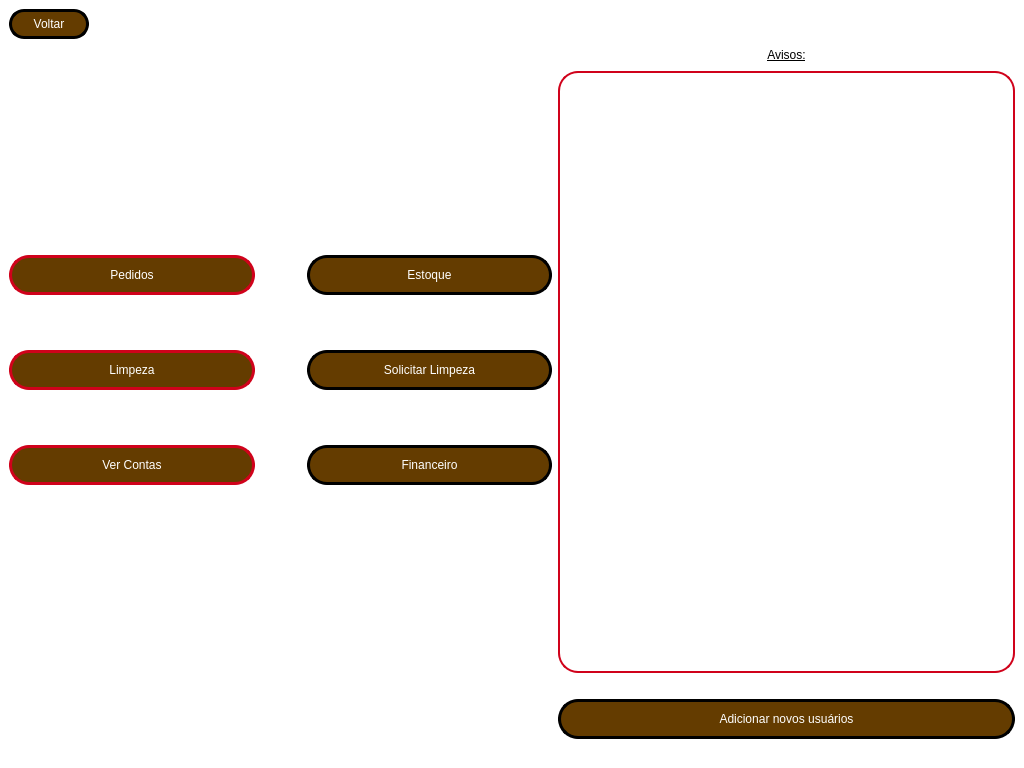
<?xml version="1.0" encoding="UTF-8"?>
<ui version="4.0">
 <class>gerente</class>
 <widget class="QMainWindow" name="gerente">
  <property name="geometry">
   <rect>
    <x>0</x>
    <y>0</y>
    <width>1024</width>
    <height>768</height>
   </rect>
  </property>
  <property name="minimumSize">
   <size>
    <width>1024</width>
    <height>768</height>
   </size>
  </property>
  <property name="windowTitle">
   <string>Gerente</string>
  </property>
  <property name="styleSheet">
   <string notr="true"/>
  </property>
  <widget class="QWidget" name="centralwidget">
   <property name="enabled">
    <bool>true</bool>
   </property>
   <property name="maximumSize">
    <size>
     <width>16777215</width>
     <height>16777215</height>
    </size>
   </property>
   <property name="styleSheet">
    <string notr="true">background-color: rgb(255, 255, 255);</string>
   </property>
   <layout class="QGridLayout" name="gridLayout_2">
    <item row="2" column="1">
     <spacer name="horizontalSpacer_5">
      <property name="orientation">
       <enum>Qt::Horizontal</enum>
      </property>
      <property name="sizeHint" stdset="0">
       <size>
        <width>30</width>
        <height>20</height>
       </size>
      </property>
     </spacer>
    </item>
    <item row="4" column="0" colspan="2">
     <layout class="QGridLayout" name="gridLayout">
      <property name="sizeConstraint">
       <enum>QLayout::SetMinAndMaxSize</enum>
      </property>
      <item row="3" column="2">
       <widget class="QPushButton" name="pushButton_6">
        <property name="minimumSize">
         <size>
          <width>0</width>
          <height>40</height>
         </size>
        </property>
        <property name="styleSheet">
         <string notr="true">QPushButton {
background-color: rgb(100, 60, 0);
font: 10pt &quot;Georgia&quot;;
border-radius: 20px;
color: rgb(255, 255, 255);
border: 3px solid #000000;
}

QPushButton::hover{
	background-color: rgb(80, 60, 0)
}

QPushButton::pressed {
	background-color: rgb(90, 10, 0)
}</string>
        </property>
        <property name="text">
         <string>Estoque</string>
        </property>
       </widget>
      </item>
      <item row="3" column="1">
       <spacer name="horizontalSpacer">
        <property name="orientation">
         <enum>Qt::Horizontal</enum>
        </property>
        <property name="sizeType">
         <enum>QSizePolicy::Fixed</enum>
        </property>
        <property name="sizeHint" stdset="0">
         <size>
          <width>40</width>
          <height>20</height>
         </size>
        </property>
       </spacer>
      </item>
      <item row="1" column="0" colspan="3">
       <widget class="QLabel" name="label_3">
        <property name="maximumSize">
         <size>
          <width>16777215</width>
          <height>80</height>
         </size>
        </property>
        <property name="text">
         <string/>
        </property>
        <property name="pixmap">
         <pixmap resource="recursos.qrc">:/imagens/images/linha_cursiva_2.png</pixmap>
        </property>
        <property name="scaledContents">
         <bool>true</bool>
        </property>
        <property name="alignment">
         <set>Qt::AlignBottom|Qt::AlignLeading|Qt::AlignLeft</set>
        </property>
       </widget>
      </item>
      <item row="4" column="0">
       <widget class="QPushButton" name="pushButton">
        <property name="minimumSize">
         <size>
          <width>0</width>
          <height>40</height>
         </size>
        </property>
        <property name="styleSheet">
         <string notr="true">QPushButton {
background-color: rgb(100, 60, 0);
font: 10pt &quot;Georgia&quot;;
border-radius: 20px;
color: rgb(255, 255, 255);
border: 3px solid #d0021b;
}

QPushButton::hover{
	background-color: rgb(80, 60, 0)
}

QPushButton::pressed {
	background-color: rgb(90, 10, 0)
}</string>
        </property>
        <property name="text">
         <string>Limpeza</string>
        </property>
       </widget>
      </item>
      <item row="3" column="0">
       <widget class="QPushButton" name="pushButton_5">
        <property name="minimumSize">
         <size>
          <width>0</width>
          <height>40</height>
         </size>
        </property>
        <property name="styleSheet">
         <string notr="true">QPushButton {
background-color: rgb(100, 60, 0);
font: 10pt &quot;Georgia&quot;;
border-radius: 20px;
color: rgb(255, 255, 255);
border: 3px solid #d0021b;
}

QPushButton::hover{
	background-color: rgb(80, 60, 0)
}

QPushButton::pressed {
	background-color: rgb(90, 10, 0)
}</string>
        </property>
        <property name="text">
         <string>Pedidos</string>
        </property>
       </widget>
      </item>
      <item row="6" column="0" colspan="3">
       <widget class="QLabel" name="label_2">
        <property name="maximumSize">
         <size>
          <width>16777215</width>
          <height>80</height>
         </size>
        </property>
        <property name="text">
         <string/>
        </property>
        <property name="pixmap">
         <pixmap resource="recursos.qrc">:/imagens/images/linha_cursiva_2.png</pixmap>
        </property>
        <property name="scaledContents">
         <bool>true</bool>
        </property>
       </widget>
      </item>
      <item row="5" column="0">
       <widget class="QPushButton" name="pushButton_7">
        <property name="minimumSize">
         <size>
          <width>0</width>
          <height>40</height>
         </size>
        </property>
        <property name="styleSheet">
         <string notr="true">QPushButton {
background-color: rgb(100, 60, 0);
font: 10pt &quot;Georgia&quot;;
border-radius: 20px;
color: rgb(255, 255, 255);
border: 3px solid #d0021b;
}

QPushButton::hover{
	background-color: rgb(80, 60, 0)
}

QPushButton::pressed {
	background-color: rgb(90, 10, 0)
}</string>
        </property>
        <property name="text">
         <string>Ver Contas</string>
        </property>
       </widget>
      </item>
      <item row="4" column="2">
       <widget class="QPushButton" name="pushButton_2">
        <property name="minimumSize">
         <size>
          <width>0</width>
          <height>40</height>
         </size>
        </property>
        <property name="styleSheet">
         <string notr="true">QPushButton {
background-color: rgb(100, 60, 0);
font: 10pt &quot;Georgia&quot;;
border-radius: 20px;
color: rgb(255, 255, 255);
border: 3px solid #000000;
}

QPushButton::hover{
	background-color: rgb(80, 60, 0)
}

QPushButton::pressed {
	background-color: rgb(90, 10, 0)
}</string>
        </property>
        <property name="text">
         <string>Solicitar Limpeza</string>
        </property>
       </widget>
      </item>
      <item row="5" column="2">
       <widget class="QPushButton" name="pushButton_3">
        <property name="minimumSize">
         <size>
          <width>0</width>
          <height>40</height>
         </size>
        </property>
        <property name="styleSheet">
         <string notr="true">QPushButton {
background-color: rgb(100, 60, 0);
font: 10pt &quot;Georgia&quot;;
border-radius: 20px;
color: rgb(255, 255, 255);
border: 3px solid #000000;
}

QPushButton::hover{
	background-color: rgb(80, 60, 0)
}

QPushButton::pressed {
	background-color: rgb(90, 10, 0)
}</string>
        </property>
        <property name="text">
         <string>Financeiro</string>
        </property>
       </widget>
      </item>
     </layout>
    </item>
    <item row="0" column="0">
     <widget class="QPushButton" name="pushButton_4">
      <property name="minimumSize">
       <size>
        <width>70</width>
        <height>30</height>
       </size>
      </property>
      <property name="styleSheet">
       <string notr="true">QPushButton {
background-color: rgb(100, 60, 0);
font: 10pt &quot;Georgia&quot;;
border-radius: 15px;
color: rgb(255, 255, 255);
border: 3px solid #000000;
}

QPushButton::hover{
	background-color: rgb(80, 60, 0)
}

QPushButton::pressed {
	background-color: rgb(90, 10, 0)
}</string>
      </property>
      <property name="text">
       <string>Voltar</string>
      </property>
     </widget>
    </item>
    <item row="4" column="2">
     <widget class="QListView" name="mensagens">
      <property name="minimumSize">
       <size>
        <width>450</width>
        <height>0</height>
       </size>
      </property>
      <property name="styleSheet">
       <string notr="true">background-color: rgb(255, 255, 255);
border: 2px solid #d0021b;
border-radius: 20px;</string>
      </property>
     </widget>
    </item>
    <item row="5" column="2">
     <widget class="QPushButton" name="pushButton_8">
      <property name="minimumSize">
       <size>
        <width>0</width>
        <height>40</height>
       </size>
      </property>
      <property name="styleSheet">
       <string notr="true">QPushButton {
background-color: rgb(100, 60, 0);
font: 10pt &quot;Georgia&quot;;
border-radius: 20px;
color: rgb(255, 255, 255);
border: 3px solid #000000;
}

QPushButton::hover{
	background-color: rgb(80, 60, 0)
}

QPushButton::pressed {
	background-color: rgb(90, 10, 0)
}</string>
      </property>
      <property name="text">
       <string>Adicionar novos usuários</string>
      </property>
     </widget>
    </item>
    <item row="2" column="2">
     <widget class="QLabel" name="label">
      <property name="styleSheet">
       <string notr="true">font: 75 18pt &quot;Georgia&quot;;
color: rgb(0, 0, 0);
text-decoration: underline;</string>
      </property>
      <property name="text">
       <string>Avisos:</string>
      </property>
      <property name="alignment">
       <set>Qt::AlignCenter</set>
      </property>
     </widget>
    </item>
    <item row="0" column="2">
     <spacer name="verticalSpacer">
      <property name="orientation">
       <enum>Qt::Vertical</enum>
      </property>
      <property name="sizeType">
       <enum>QSizePolicy::Fixed</enum>
      </property>
      <property name="sizeHint" stdset="0">
       <size>
        <width>10</width>
        <height>20</height>
       </size>
      </property>
     </spacer>
    </item>
    <item row="5" column="0">
     <widget class="QLabel" name="label_4">
      <property name="minimumSize">
       <size>
        <width>80</width>
        <height>80</height>
       </size>
      </property>
      <property name="maximumSize">
       <size>
        <width>80</width>
        <height>80</height>
       </size>
      </property>
      <property name="text">
       <string/>
      </property>
      <property name="pixmap">
       <pixmap resource="recursos.qrc">:/imagens/images/logo_hydra_burger.png</pixmap>
      </property>
      <property name="scaledContents">
       <bool>true</bool>
      </property>
     </widget>
    </item>
   </layout>
  </widget>
  <widget class="QMenuBar" name="menubar">
   <property name="geometry">
    <rect>
     <x>0</x>
     <y>0</y>
     <width>1024</width>
     <height>21</height>
    </rect>
   </property>
  </widget>
 </widget>
 <resources>
  <include location="recursos.qrc"/>
 </resources>
 <connections>
  <connection>
   <sender>pushButton_4</sender>
   <signal>clicked()</signal>
   <receiver>gerente</receiver>
   <slot>close()</slot>
   <hints>
    <hint type="sourcelabel">
     <x>69</x>
     <y>44</y>
    </hint>
    <hint type="destinationlabel">
     <x>182</x>
     <y>68</y>
    </hint>
   </hints>
  </connection>
  <connection>
   <sender>pushButton_6</sender>
   <signal>clicked()</signal>
   <receiver>gerente</receiver>
   <slot>close()</slot>
   <hints>
    <hint type="sourcelabel">
     <x>221</x>
     <y>198</y>
    </hint>
    <hint type="destinationlabel">
     <x>343</x>
     <y>122</y>
    </hint>
   </hints>
  </connection>
  <connection>
   <sender>pushButton_5</sender>
   <signal>clicked()</signal>
   <receiver>gerente</receiver>
   <slot>close()</slot>
   <hints>
    <hint type="sourcelabel">
     <x>91</x>
     <y>198</y>
    </hint>
    <hint type="destinationlabel">
     <x>62</x>
     <y>518</y>
    </hint>
   </hints>
  </connection>
  <connection>
   <sender>pushButton</sender>
   <signal>clicked()</signal>
   <receiver>gerente</receiver>
   <slot>close()</slot>
   <hints>
    <hint type="sourcelabel">
     <x>91</x>
     <y>331</y>
    </hint>
    <hint type="destinationlabel">
     <x>62</x>
     <y>387</y>
    </hint>
   </hints>
  </connection>
  <connection>
   <sender>pushButton_7</sender>
   <signal>clicked()</signal>
   <receiver>gerente</receiver>
   <slot>close()</slot>
   <hints>
    <hint type="sourcelabel">
     <x>91</x>
     <y>464</y>
    </hint>
    <hint type="destinationlabel">
     <x>61</x>
     <y>421</y>
    </hint>
   </hints>
  </connection>
  <connection>
   <sender>pushButton_3</sender>
   <signal>clicked()</signal>
   <receiver>gerente</receiver>
   <slot>close()</slot>
   <hints>
    <hint type="sourcelabel">
     <x>161</x>
     <y>453</y>
    </hint>
    <hint type="destinationlabel">
     <x>168</x>
     <y>520</y>
    </hint>
   </hints>
  </connection>
 </connections>
</ui>
